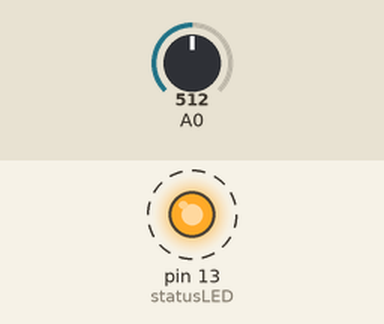
Simulated run of this sketch. Board: Arduino Uno, built with avr-gcc and run on an emulated ATmega328P. Parts: output pins drawn as LEDs (lit = HIGH). Dashed ring = blinking. Inputs (shaded band) come from the test bench; at power-on: A0 = 512. What the sketch prints to the serial monitor is not drawn.

Above: at 0.3 s.
Timing chart, 0 to 3.0 s (numbered marks = the images above):
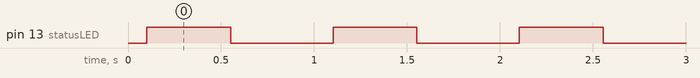

Measured:
- by itself, pin 13 (statusLED): alternates HIGH for 0.45 s and LOW for 0.55 s

The sketch:

TX.ino
```cpp
#define statusLED        13
#define samples          10


unsigned int t = 0.0;


unsigned int adc_avg()
{
  unsigned char s = samples;
  unsigned int avg = 0;

  while(s > 0)
  {
    avg += analogRead(0);
    delay(10);
    s -= 1;
  };

  avg /= samples;

  return avg;
}


void setup()
{
  Serial.begin(9600);
  Serial.flush();
  analogReference(INTERNAL);
  pinMode(statusLED, OUTPUT);
  digitalWrite(statusLED, LOW);
}


void loop()
{
  t = adc_avg();

  Serial.println(t);

  digitalWrite(statusLED, HIGH);
  delay(450);
  digitalWrite(statusLED, LOW);
  delay(450);
}
```
